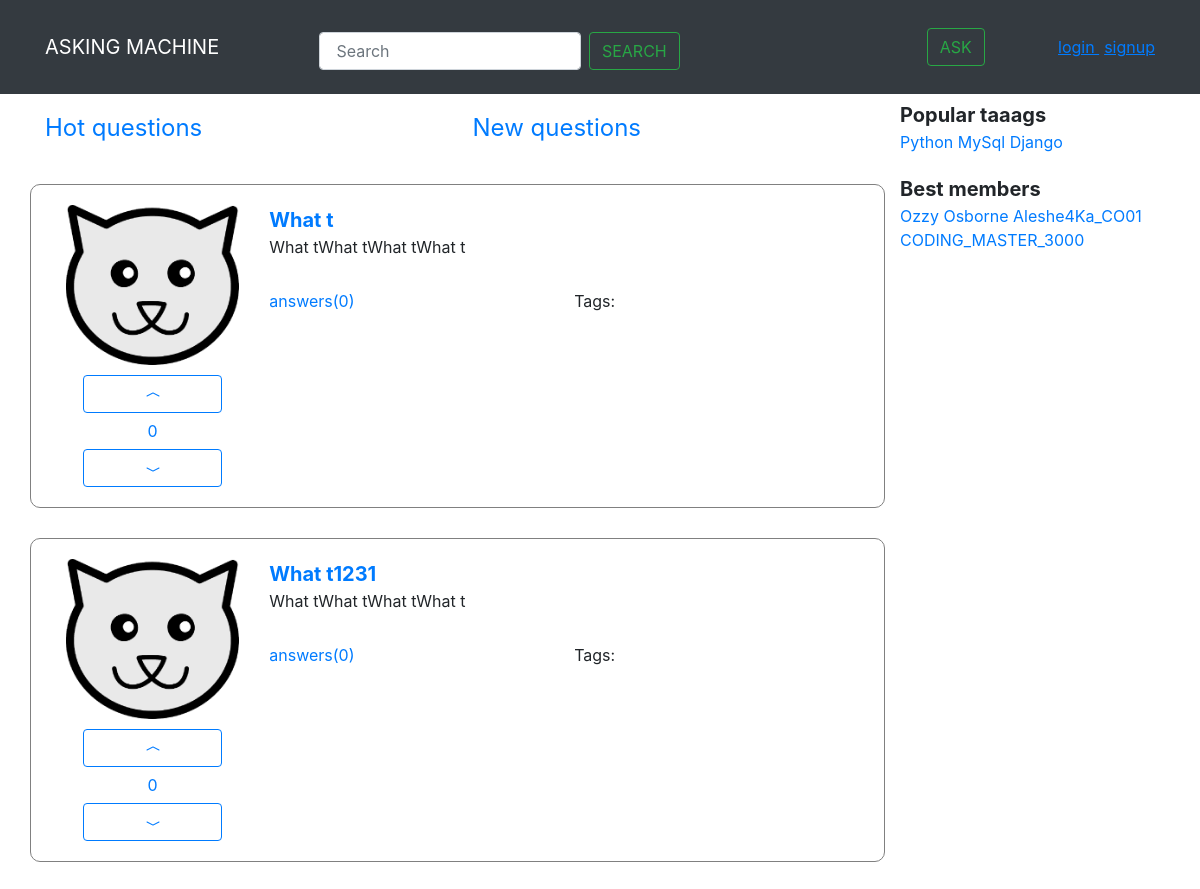
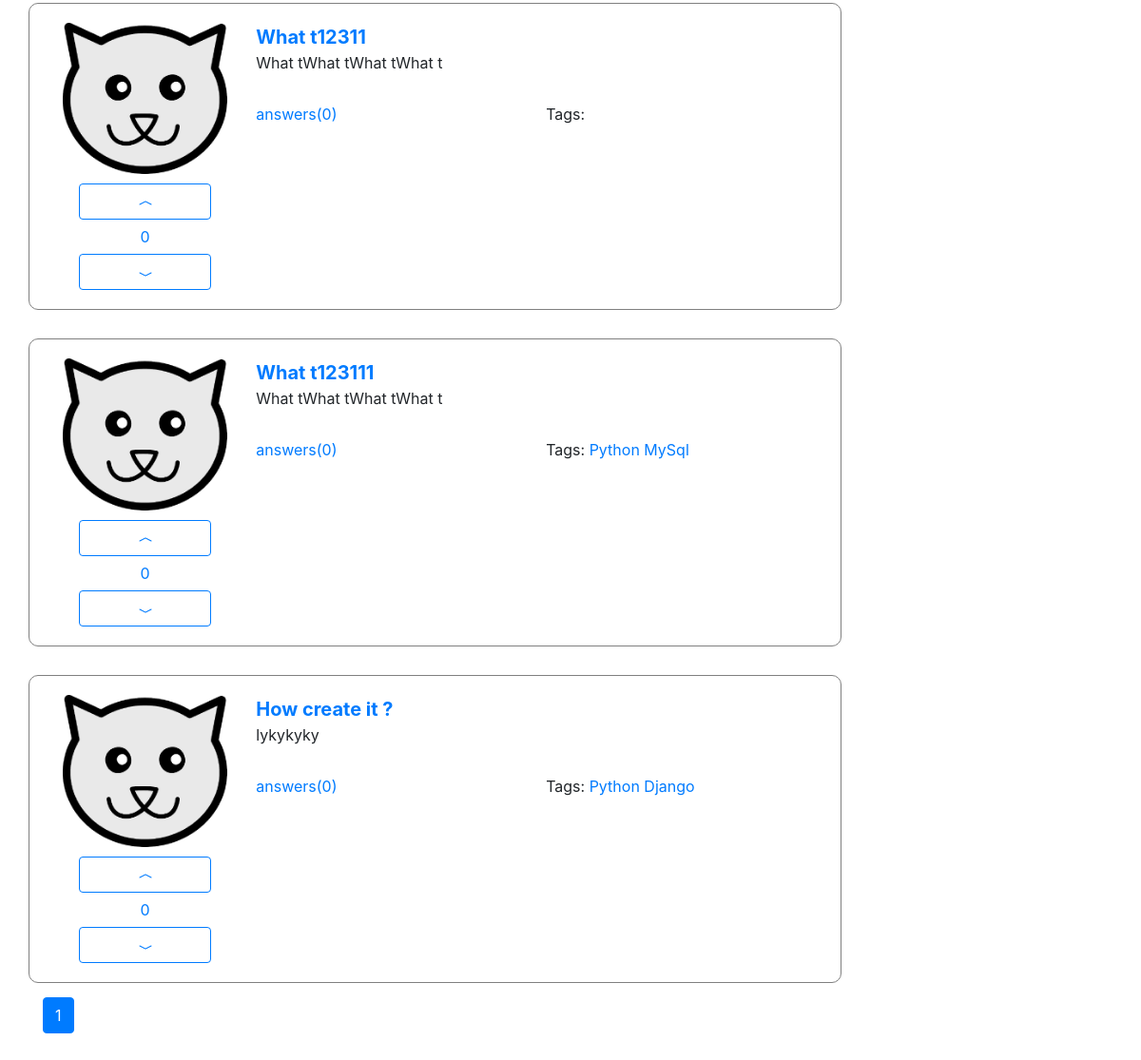
Page /hot/ on the earlier database version (2 pictures, top to bottom).
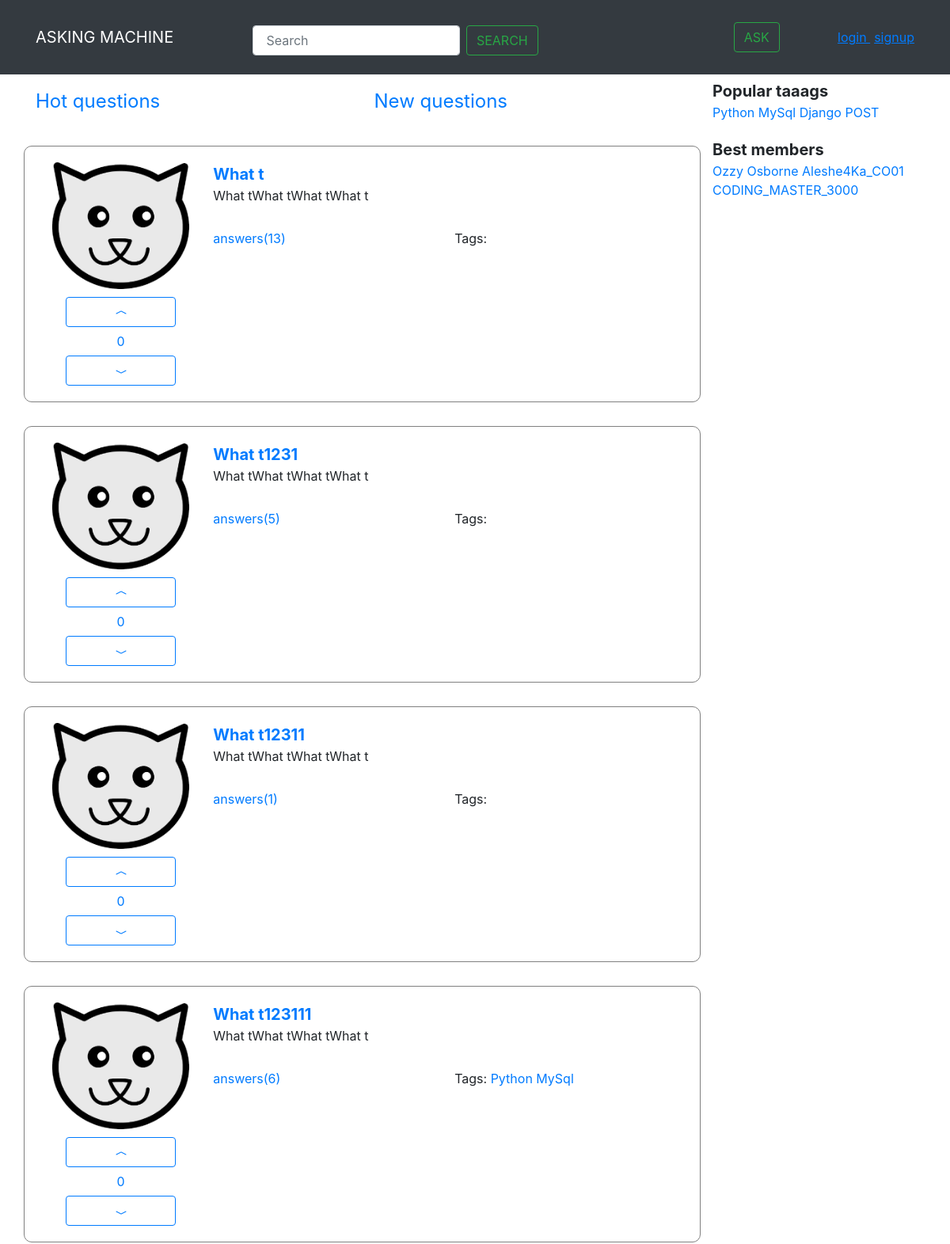
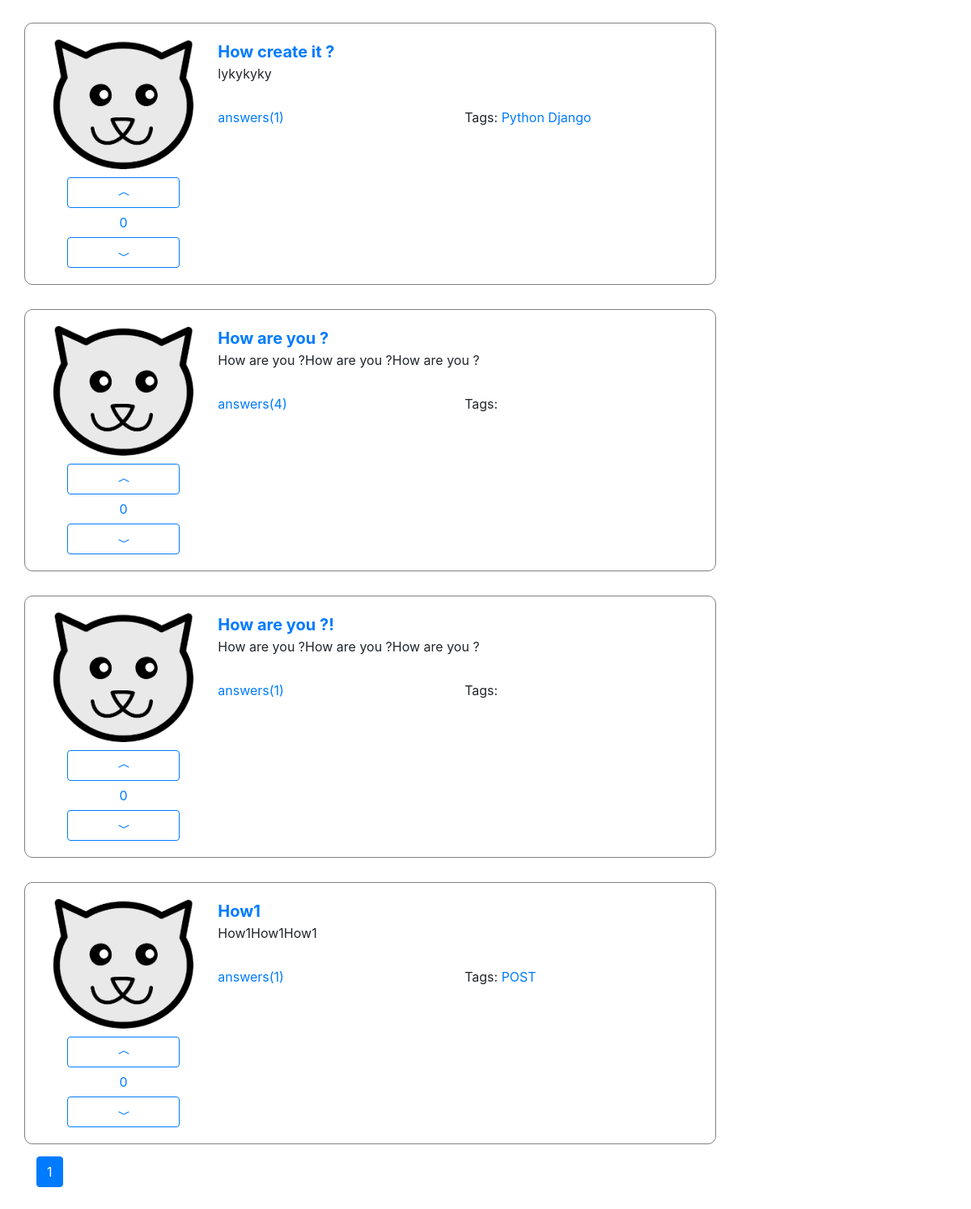
Same page on the later database version (2 pictures, top to bottom).
### app/models.py (models this page shows, shortened)
class Question(models.Model):
    user = models.ForeignKey(Profile, on_delete=models.CASCADE)
    tags = models.ManyToManyField('Tag')
    title = models.CharField(max_length=100, verbose_name="Название", unique=True)
    text = models.TextField(verbose_name="Текст")
    creation_date = models.DateField(auto_now_add=True, verbose_name="Дата создания")
    like_count = models.IntegerField(default=0, verbose_name='Кол-во лайков')
    answer_count = models.IntegerField(default=0, verbose_name='Кол-во ответов')
    objects = QuestionManager()
    class Meta:
        verbose_name = "Вопрос"
        verbose_name_plural = "Вопросы"

class Tag(models.Model):
    title = models.CharField(max_length=100, unique=True,
                             verbose_name="Название")
    objects = TagManager()
    class Meta:
        verbose_name = "Тег"
        verbose_name_plural = "Теги"

### app/views.py (the view)
# urls.py: path('hot/', views.hot_questions, name='hot'),
@require_http_methods(['GET'])
def hot_questions(request):
    q = paginate_objects(Question.objects.hot(),
                         request.GET.get('page'), 11)
    return render(request, 'hot_questions.html', {
        'questions': q,
        'popular_tags': Tag.objects.all()[:20]
    })

### app/models.py (called while the page is built)
    def hot(self):
        return self.order_by("-like_count")

### app/views.py (called while the page is built)
def paginate_objects(objects, page, objects_per_page=20):
    return Paginator(objects, objects_per_page).get_page(page)

### templates/hot_questions.html
{% extends 'inc/base.html' %}
{% load static %}
{% block content %}
{% include 'inc/hot_new_panel.html' %}
{% for question in questions %}
{% include 'inc/one_question.html' %}
{% endfor %}
{% include 'inc/pagination.html' %}
<br>
<br>
<br>
{% endblock content %}

### templates/inc/one_question.html
{% load static %}
<div class="row question-box">
    <div class="col-3">
        {% if question.user.avatar.url %}
            <img src="{{ question.user.avatar.url }}" class="question-img rounded">
        {% else %}
            <img src="/media/HUI.png" class="question-img rounded">
        {% endif %}
        {% include 'inc/vote_button.html' %}
    </div>
    <div class="col-9">
		<a href="{% url 'question' question.id %}" class="question-title">{{ question.title }}</a>
        <div class="question-text">{{ question.text|truncatechars:270}}</div>
        <div class="row question-links">
            <div class="col question-answers">
                <a href="/question/{{ question.id }}/">answers({{ question.answer_count }})</a>
            </div>
            <div class="col question-tags">
                Tags:
                {% for tag in question.tags.all %}
                <a href="{% url 'tag' tag.title %}" class="question-tag">{{ tag.title }}</a>
                {% endfor %}
            </div>
        </div>
    </div>
</div>

### templates/inc/vote_button.html (shortened to what this page needs)
{% load static %}
<div class="like-counter btn-group-toggle" data-toggle="buttons">
	<label type="button" class="btn btn-outline-primary w-100 like" data-id="{{ question.id }}" data-essence="question" >
		<svg width="1em" height="1em" viewBox="0 0 16 16" class="bi bi-chevron-compact-up"
													fill="currentColor" xmlns="http://www.w3.org/2000/svg">
			<path fill-rule="evenodd"
		 d="M7.776 5.553a.5.5 0 0 1 .448 0l6 3a.5.5 0 1 1-.448.894L8 6.56 2.224 9.447a.5.5 0 1 1-.448-.894l6-3z">
			</path>
		</svg>
	</label>
	<span class="like-count" data-id="{{ question.id }}" data-count="{{ question.like_count }}" >{{ question.like_count }}</span>
	<label type="button" class="btn btn-outline-primary w-100 dislike" data-id="{{ question.id }}" data-essence="question">
		<svg width="1em" height="1em" viewBox="0 0 16 16" class="bi bi-chevron-compact-down"
													fill="currentColor" xmlns="http://www.w3.org/2000/svg">
			<path fill-rule="evenodd"
		 d="M1.553 6.776a.5.5 0 0 1 .67-.223L8 9.44l5.776-2.888a.5.5 0 1 1 .448.894l-6 3a.5.5 0 0 1-.448 0l-6-3a.5.5 0 0 1-.223-.67z">
			</path>
		</svg>
	</label>
</div>

### templates/inc/right.html
{% load static %}
<div class="popular-tags-block">
	<div class="popular-tags-title">
		Popular taaags
	</div>
	<div class="popular-tags">
	{% for tag in popular_tags %}
		<a href="{% url 'tag' tag.title %}">{{ tag.title }}</a>
	{% endfor %}
	</div>
</div>
<div class="best-members-block">
	<div class="best-members-title">
		Best members
	</div>
	<div class="best-members">
		<a href="#">Ozzy Osborne</a>
		<a href="#">Aleshe4Ka_CO01</a>
		<a href="#">CODING_MASTER_3000</a>
	</div>
</div>

Differences in the rows shown:
changed Question "What t": answer_count "0" → "13"
changed Question "What t1231": answer_count "0" → "5"
changed Question "What t12311": answer_count "0" → "1"
changed Question "What t123111": answer_count "0" → "6"
changed Question "How create it ?": answer_count "0" → "1"
added Question: like_count "0", title "How are you ?", text "How are you ?How are you ?How are you ?", answer_count "4"
added Question: like_count "0", title "How are you ?!", text "How are you ?How are you ?How are you ?", answer_count "1"
added Question: like_count "0", title "How1", text "How1How1How1", answer_count "1"
added Tag: title "POST"
